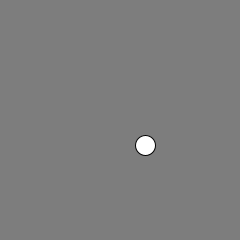
Frame 1 (no input)
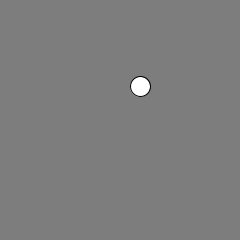
Frame 60 (the mouse pressed at the canvas centre just before this capture)
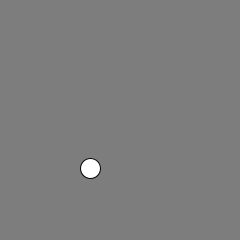
Frame 120 (the mouse held since frame 60 and released just before this capture)

The Processing sketch that drew these frames (run headless with seeded random() and noise(); from frame 60 on, the mouse is pressed at the canvas centre):

// Processing sketch: processing_62964
// ── processing_62964.pde

float xIncrement = 0.0;
float yIncrement = 0.0;
float speed = 0.01;
int diameter = 20; 

float x; 
float y; 
void setup() { 
  size(240, 240); 
  smooth(); 
  x = width/2; 
  y = height/2; 
} 
void draw() { 
  background(125);
  //get the distance from the mouse to the object
  float d = dist(mouseX,mouseY,x,y);
  //map it
  d = constrain(d, 0, 50);
    float speed = map(d, 0, 50, 0.02, 0.001);
  xIncrement += speed;
  yIncrement += speed+0.01;
  x = noise(xIncrement)*width; 
  y = noise(yIncrement)*height; 
  ellipse(x, y, diameter, diameter); 
}
